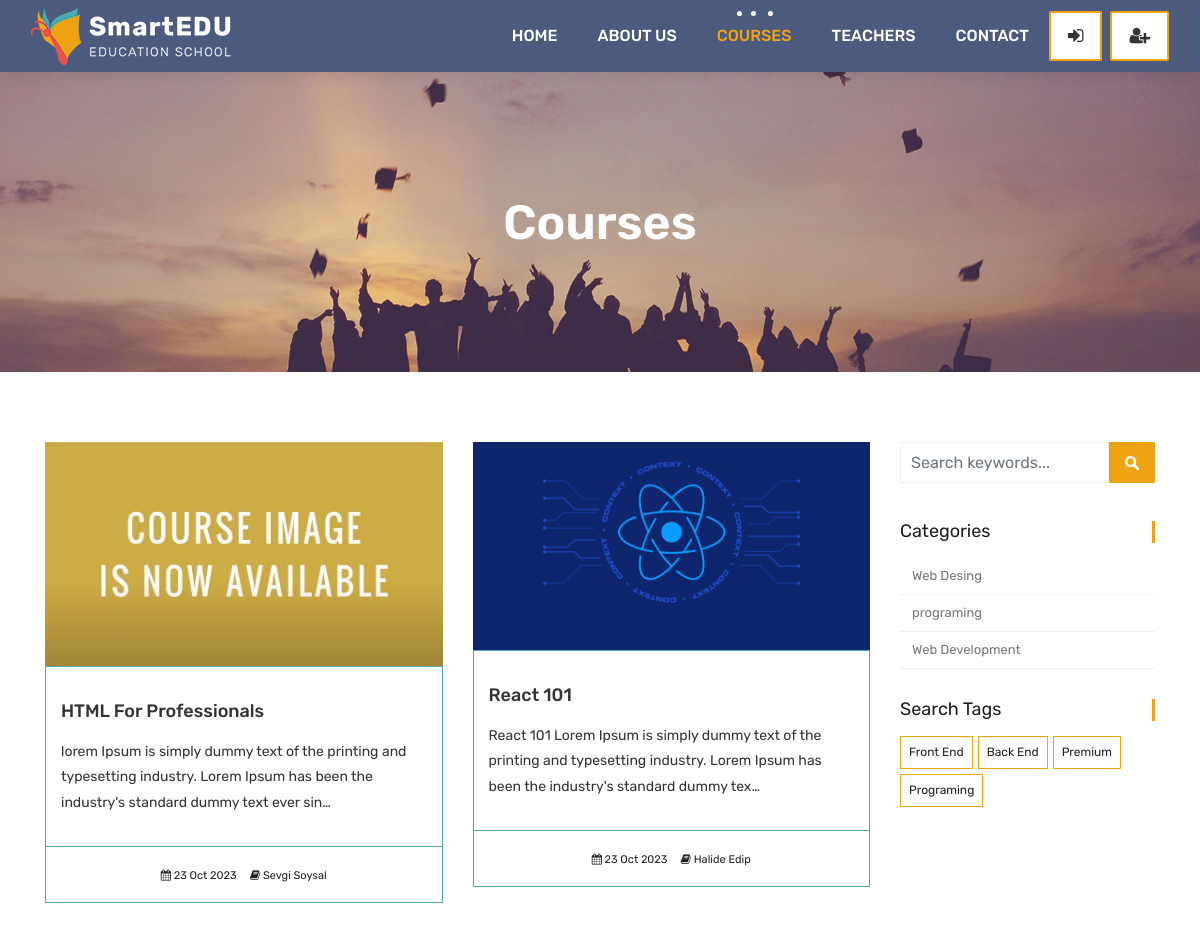
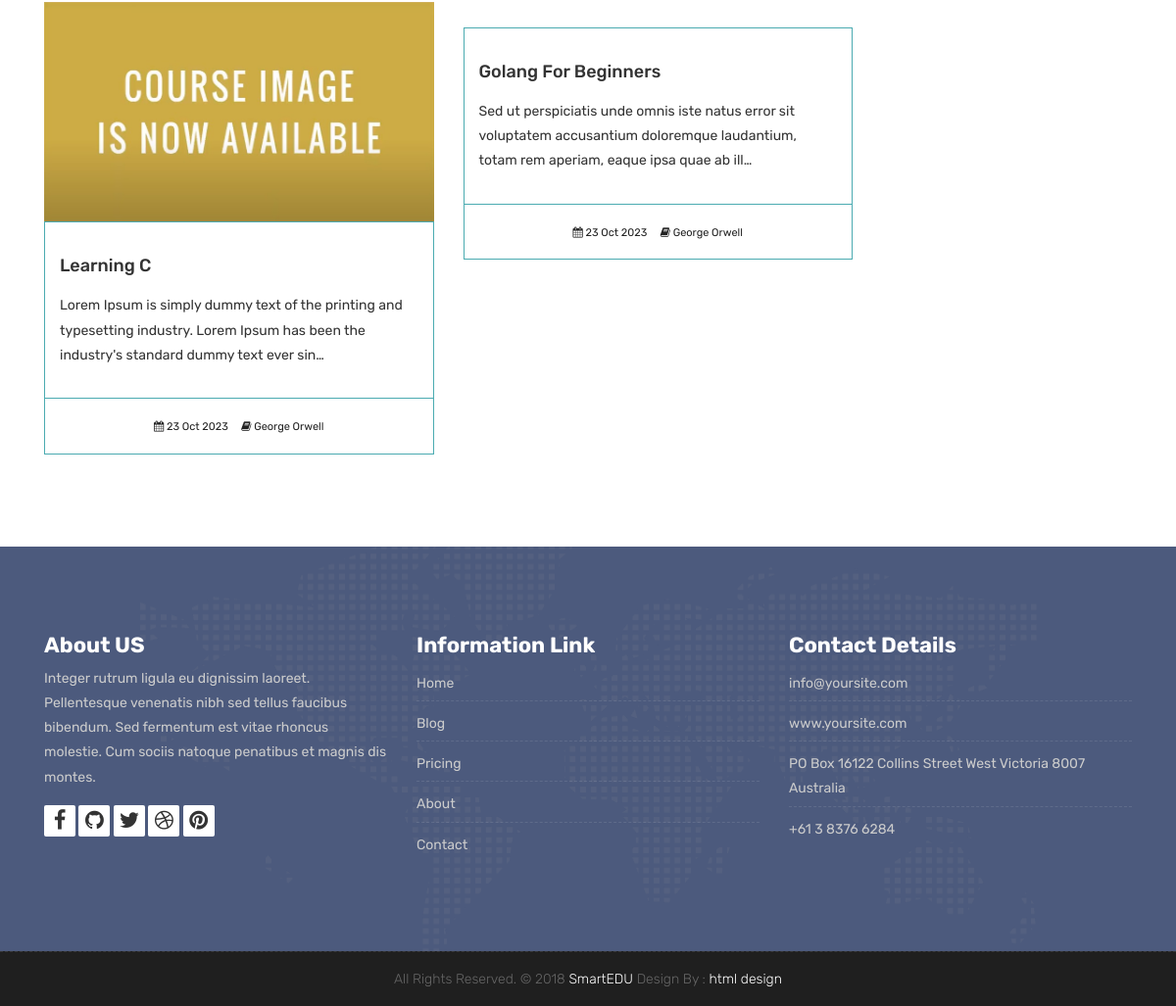
Page /courses/ on the committed database (2 pictures, top to bottom).
### courses/models.py (models this page shows, shortened)
class Course(models.Model):
    teacher = models.ForeignKey(Teacher, null=True, on_delete=models.CASCADE)
    name = models.CharField(max_length=200, unique=True)
    category = models.ForeignKey(Category, null=True, on_delete=models.DO_NOTHING)
    tags = models.ManyToManyField(Tag, blank=True, null=True)
    students = models.ManyToManyField(User, blank=True, related_name='courses_joined')
    description = models.TextField(blank=True, null=True)
    image = models.ImageField(upload_to="courses/%Y/%m/%d/", default="courses/default_courses_image.jpg")
    date = models.DateTimeField(auto_now=True)
    available = models.BooleanField(default=True)

class Category(models.Model):
    name = models.CharField(max_length=50, null=True)
    slug = models.SlugField(max_length=50, unique=True, null=True)

class Tag(models.Model):
    name = models.CharField(max_length=50, null=True)
    slug = models.SlugField(max_length=50, unique=True, null=True)

### teachers/models.py (models this page shows)
class Teacher(models.Model):
    name = models.CharField(max_length=50)
    title = models.CharField(max_length=50)
    description = models.TextField(blank=True)
    image = models.ImageField(upload_to="courses/%Y/%m/%d/")
    facebook = models.URLField(max_length=100, blank=True)
    twitter = models.URLField(max_length=100, blank=True)
    linkedin = models.URLField(max_length=100, blank=True)
    youtube = models.URLField(max_length=100, blank=True)
    def __str__(self):
        return self.name

### courses/views.py (the view)
# urls.py: path('', views.course_list, name="courses"),
def course_list(request, category_slug=None, tag_slug=None):
    category_page = None
    tag_page = None
    categories = categories = Category.objects.all()
    tags = Tag.objects.all()
    current_user = request.user
    if category_slug != None:
        category_page = get_object_or_404(Category, slug=category_slug)
        courses = Course.objects.filter(available=True, category=category_page)
    elif tag_slug != None:
        tag_page = get_object_or_404(Tag, slug=tag_slug)
        courses = Course.objects.filter(available=True, tags=tag_page)
    else:
        if current_user.is_authenticated:
            enrolled_courses = current_user.courses_joined.all()
            courses = Course.objects.all().order_by('-date')
            for course in enrolled_courses:
                courses = courses.exclude(id = course.id)
        else:
            courses = Course.objects.all().order_by('-date')
    context = {
        'courses': courses,
        'categories': categories,
        'tags': tags
    }
    return render(request, 'courses.html', context)

### templates/courses.html
{% extends 'partials/_base.html' %}
{% load static %}
{% block content %}
	<div class="all-title-box">
		<div class="container text-center">
			<h1>Courses</span></h1>
		</div>
	</div>
    <div id="overviews" class="section wb">
        <div class="container">
            <div class="row">
                <div class="col-lg-9 blog-post-single">
                    <div class="row">
						{% for course in courses %}
                        <div class="col-lg-6 col-md-6 col-12 mb-4">
                            <div class="course-item">
                                <div class="image-blog">
                                    <img src="{{course.image.url}}" alt="" class="img-fluid">
                                </div>
                                <div class="course-br">
                                    <div class="course-title">
                                        <h2><a href="{% url 'course_detail' course.category.slug course.id %}" title="">{{course.name}}</a></h2>
                                    </div>
                                    <div class="course-desc">
                                        <p>{{course.description | truncatechars:140}} </p>
                                    </div>
                                </div>
                                <div class="course-meta-bot">
                                    <ul>
                                        <li><i class="fa fa-calendar" aria-hidden="true"></i> {{course.date|date:"d M Y"}}</li>
                                        <li><i class="fa fa-book" aria-hidden="true"></i> {{course.teacher}}</li>
                                    </ul>
                                </div>
                            </div>
                        </div>
						{% endfor %}
                    </div>
                </div>
				<div class="col-lg-3 col-12 right-single">
					<div class="widget-search">
						<div class="site-search-area">
							<form method="get" id="site-searchform" action="{% url 'search' %}">
								<div>
									<input class="input-text form-control" name="search" placeholder="Search keywords..." type="text">
									<input id="searchsubmit" value="Search" type="submit">
								</div>
							</form>
						</div>
					</div>
					<div class="widget-categories">
						<h3 class="widget-title">Categories</h3>
						<ul>
							{% for category in categories %}
							    <li><a href="{% url 'courses_by_category' category.slug %}">{{category.name}}</a></li>
							{% endfor %}
						</ul>
					</div>
					<div class="widget-tags">
						<h3 class="widget-title">Search Tags</h3>
						<ul class="tags">
							{% for tag in tags %}
							    <li><a href="{% url 'courses_by_tag' tag.slug %}">{% if tag.slug in request.path %} <b>{{tag.name}}</b> {% else %}{{tag.name}}{% endif %}</a></li>
							{% endfor %}
						</ul>
					</div>
				</div>
            </div>
        </div>
    </div>
    {% endblock %}

### static/style.css (style rules this page uses)
body { color: #333333; font-size: 14px; font-family: 'Rubik', sans-serif; line-height: 1.80857; }
html, body { height: 100%; }
a { color: #1f1f1f; text-decoration: none !important; outline: none !important; -webkit-transition: all .3s ease-in-out; -moz-transition: all .3s ease-in-out; -ms-transition: all .3s ease-in-out; -o-transition: all .3s ease-in-out; transition: all .3s ease-in-out; }
h1, h2, h3, h4, h5, h6 { letter-spacing: 0; font-weight: normal; position: relative; padding: 0 0 10px 0; font-weight: normal; line-height: 120% !important; color: #1f1f1f; margin: 0 }
h1 { font-size: 24px }
h2 { font-size: 22px }
h3 { font-size: 18px }
h1 a, h2 a, h3 a, h4 a, h5 a, h6 a { color: #212121; text-decoration: none!important; opacity: 1 }
a { color: #1f1f1f; text-decoration: none; outline: none; }
a, .btn { text-decoration: none !important; outline: none !important; -webkit-transition: all .3s ease-in-out; -moz-transition: all .3s ease-in-out; -ms-transition: all .3s ease-in-out; -o-transition: all .3s ease-in-out; transition: all .3s ease-in-out; }
.section { display: block; position: relative; overflow: hidden; padding: 70px 0; }
.section.wb { background-color: #ffffff; }
.all-title-box { background: url(images/banner.jpg)no-repeat; -webkit-background-size: cover; -moz-background-size: cover; -o-background-size: cover; background-size: cover; background-position: center; min-height: 300px; }
.all-title-box h1 { color: #fff; font-weight: 600; text-transform: capitalize; padding-top: 11%; font-size: 48px; line-height: 0px; }
.image-blog img { padding: 0 !important; width: 100%; margin: 0 !important; opacity: 1; -ms-filter: "progid:DXImageTransform.Microsoft.Alpha(Opacity=100)"; -moz-opacity: 1; -khtml-opacity: 1; -webkit-transition: all 150ms ease-in-out; -moz-transition: all 150ms ease-in-out; -o-transition: all 150ms ease-in-out; -ms-transition: all 150ms ease-in-out; transition: all 150ms ease-in-out; }
.right-single .widget-search { margin-bottom: 30px; position: relative; display: inline-block; width: 100%; }
#site-searchform .form-control { border: 1px solid #eee; background-color: #fff; width: 82%; height: 41px; padding: 5px 10px 5px 10px; color: #999; float: left; border-radius: 0; }
#site-searchform #searchsubmit { float: left; width: 18%; height: 41px; cursor: pointer; text-indent: -5555em; line-height: 100; overflow: hidden; background: #eea412 url(images/search-icon.png) no-repeat center 14px; border: 0; transition: all 0.4s ease-in-out; -webkit-transition: all 0.4s ease-in-out; -moz-transition: all 0.4s ease-in-out; -ms-transition: all 0.4s ease-in-out; -o-transition: all 0.4s ease-in-out; }
.widget-categories { margin-bottom: 30px; }
.widget-categories .widget-title { font-size: 18px; font-weight: 400; padding: 0px; margin-bottom: 15px; border-right: 3px solid #eea412; }
.widget-categories ul { list-style: none; margin: 0px; padding: 0px; }
.widget-categories ul li { border-bottom: 1px solid #f2f2f2; font-size: 12px; line-height: 20px; padding: 8px 2px 8px 12px; }
.widget-categories ul li a { color: #777; font-size: 13px; }
.widget-tags .widget-title { font-size: 18px; font-weight: 400; padding: 0px; margin-bottom: 15px; border-right: 3px solid #eea412; }
.widget-tags .tags { list-style: none; margin: 0px; padding: 0px; }
.tags li { float: left; padding: 0px; margin: 0px 5px 5px 0px; list-style-type: none; line-height: 25px; }
.tags li a { border: 1px solid #eea412; color: #212121; text-transform: capitalize; float: left; font-size: 12px; padding: 3px 8px; -webkit-transition: all 0.2s; -moz-transition: all 0.2s; -ms-transition: all 0.2s; -o-transition: all 0.2s; transition: all 0.2s; }
.course-item { background: #ffffff; }
.course-title > h2 { margin: 15px 0; padding: 0px; }
.course-title a { font-size: 18px; line-height: 25px; font-weight: 500; color: #333333; text-transform: capitalize; }
.course-br { border: 1px solid #4babb1; padding: 15px; }
.course-meta-bot { border: 1px solid #4babb1; border-top: 0px; padding: 15px; }
.course-meta-bot ul { padding: 0px; margin: 0px; display: block; text-align: center; }
.course-meta-bot ul li { display: inline-block; list-style: none; padding: 0px 5px; color: #212121; font-size: 11px; }

### rows in the picture
Course: image (placeholder picture), name "HTML For Professionals", description "lorem Ipsum is simply dummy text of the printing and typesetting industry. Lorem Ipsum has been the industry's standard dummy text ever sin…", date "23 Oct 2023", teacher "Sevgi Soysal"
Course: image (picture), name "React 101", description "React 101 Lorem Ipsum is simply dummy text of the printing and typesetting industry. Lorem Ipsum has been the industry's standard dummy tex…", date "23 Oct 2023", teacher "Halide Edip"
Course: image (placeholder picture), name "Learning C", description "Lorem Ipsum is simply dummy text of the printing and typesetting industry. Lorem Ipsum has been the industry's standard dummy text ever sin…", date "23 Oct 2023", teacher "George Orwell"
Course: name "Golang For Beginners", description "Sed ut perspiciatis unde omnis iste natus error sit voluptatem accusantium doloremque laudantium, totam rem aperiam, eaque ipsa quae ab ill…", date "23 Oct 2023", teacher "George Orwell"
Category: name "Web Desing"
Category: name "programing"
Category: name "Web Development"
Tag: name "Front End"
Tag: name "Back End"
Tag: name "Premium"
Tag: name "Programing"
